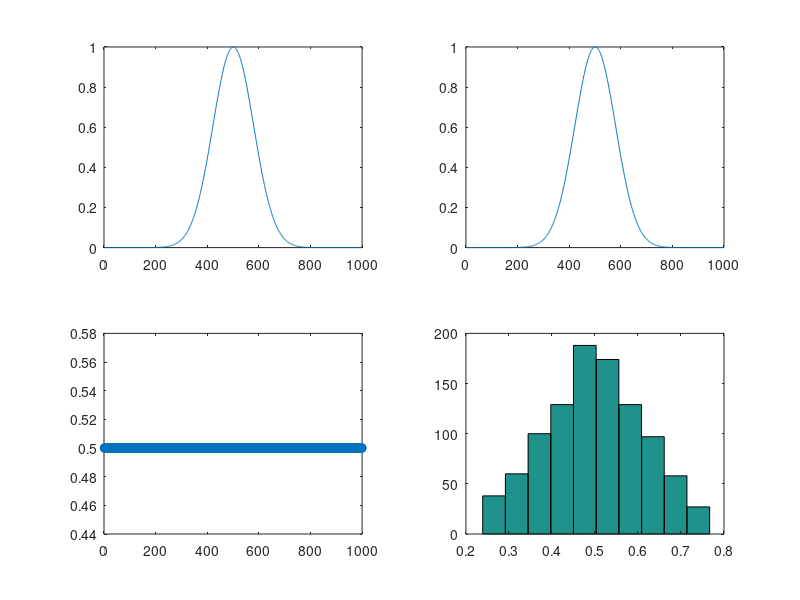

This chart was generated by the following MATLAB code:
% Test simulation for the contribution of spFRET from Triplet Event.

% Set Proximity FRET Ratio:
proximity = 0.5;

% Set Triplet effect:
% 0 for no triplet, 1 for all triplet;
D_tri = 0.7;
A_tri = 0.7;

% Set wave packet:
N = 1000;   % Number of sample time
W = 0.05;    % wave packet width, variance of wave packet
t = linspace(-1 , 1,N+1);
t = t(1:N); % Last point == First point

% Set wave packet of donor:
subplot(2,2,1);
D = 1;
D_pack = D * exp(- t.^2/W);
plot(D_pack);

% Set acceptor
% use definition of proximity = A/(D+A)
subplot(2,2,2);
if proximity == 1
    A = 0;
else 
    A = proximity * D/(1-proximity);
end
A_pack = A * exp(- t.^2/W);
plot(A_pack);

% plot FRET value point(or hist) without triplet:
subplot(2,2,3);
% hist(A_pack./(D_pack+A_pack),1,'o');
plot(A_pack./(D_pack+A_pack),'o')

% plot FRET value point(or hist) with triplet:
subplot(2,2,4);
A_trip = A_pack .* (1 - A_tri*rand(1,N));
D_trip = D_pack .* (1 - D_tri*rand(1,N));
hist(A_trip./(D_trip+A_trip));
% plot(A_trip./(D_trip+A_trip),'o')
